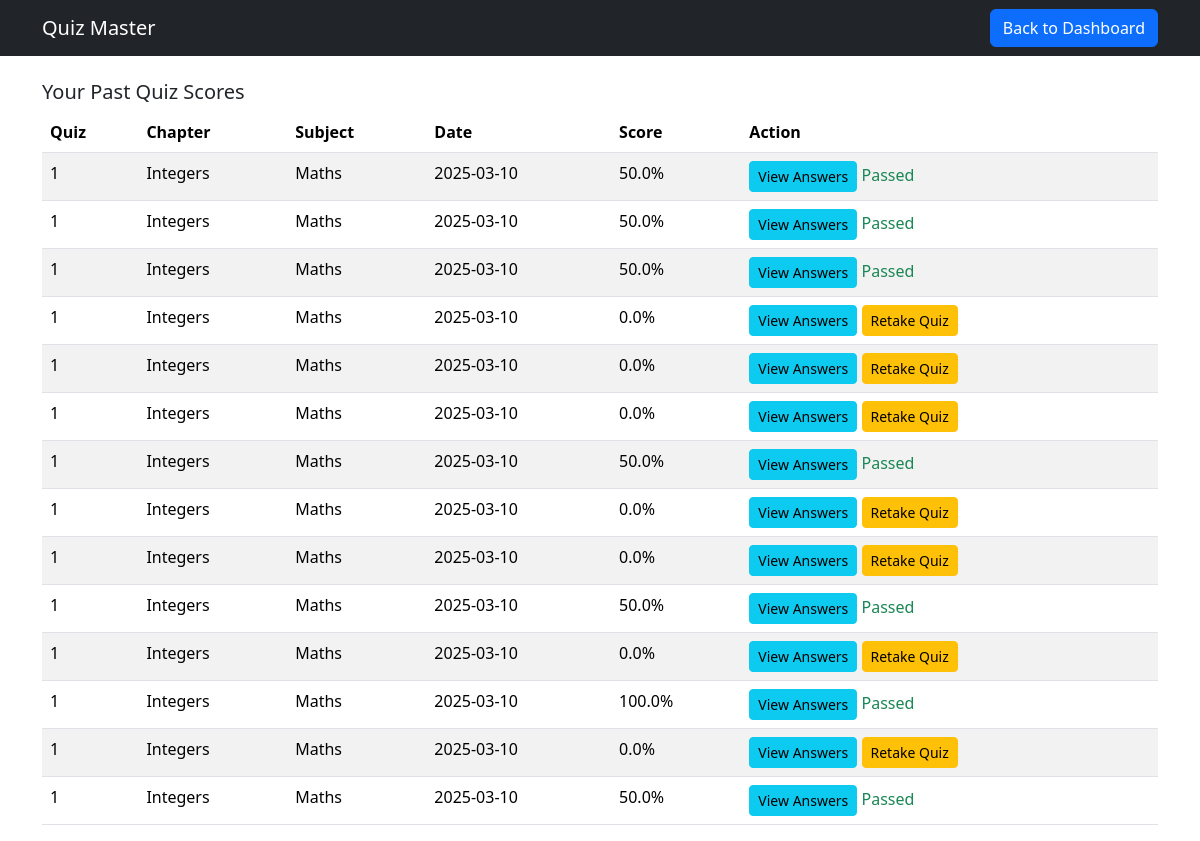
/user_scores (signed in), run on the app's committed database.
### app.py (models this page shows)
class Score(db.Model):
    __tablename__ = 'score'
    ScoreID = db.Column(db.Integer, primary_key=True, autoincrement=True)
    QuizID = db.Column(db.Integer, db.ForeignKey('quiz.QuizID'), nullable=False)
    UserID = db.Column(db.Integer, db.ForeignKey('user.UserID'), nullable=False)
    TimeStamp = db.Column(db.DateTime, default=db.func.current_timestamp())  # Auto-fills time of attempt
    TotalScore = db.Column(db.Float, nullable=False)
    user = db.relationship('User', backref='scores')
    quiz = db.relationship('Quiz', backref='scores')

class Quiz(db.Model):
    __tablename__ = 'quiz'
    QuizID = db.Column(db.Integer, primary_key=True, autoincrement=True)
    Date_of_quiz = db.Column(db.Date, nullable=False)
    Time_duration = db.Column(db.String(5), nullable=False)  # Stores "HH:MM"
    Remarks = db.Column(db.String(500))
    ChapterID = db.Column(db.Integer, db.ForeignKey('chapter.ChapterID'), nullable=False)
    QuestionsR = db.relationship('Questions', backref='quiz', lazy=True)

class Chapter(db.Model):
    __tablename__ = 'chapter'
    ChapterID = db.Column(db.Integer, primary_key=True, autoincrement=True)
    Chaptername = db.Column(db.String(500), nullable=False)
    Description = db.Column(db.String(500), nullable=False)
    QuizR = db.relationship('Quiz', backref='chapter', lazy=True)
    SubjectID = db.Column(db.Integer, db.ForeignKey('subject.SubjectID'), nullable=False)
    subject = db.relationship('Subject', backref='chapters')

class Subject(db.Model):
    __tablename__ = 'subject'
    SubjectID = db.Column(db.Integer, primary_key=True, autoincrement=True)
    Subjectname = db.Column(db.String(500), nullable=False)
    Description = db.Column(db.String(500), nullable=False)

### app.py (the view)
@app.route('/user_scores')
def user_scores():
    if 'user_id' not in session:
        flash("Unauthorized access!", "danger")
        return redirect(url_for("home"))
    user_id = session['user_id']
    scores = Score.query.filter_by(UserID=user_id).all()
    for score in scores:
        score.retake_allowed = score.TotalScore < 40  # Check if score is below 40%
    return render_template("quiz_scores.html", scores=scores)

### templates/quiz_scores.html (shortened to what this page needs)
<!DOCTYPE html>
<html lang="en">
<head>
    <link href="https://cdn.jsdelivr.net/npm/bootstrap@5.3.2/dist/css/bootstrap.min.css" rel="stylesheet">
</head>
<body>
    <nav class="navbar navbar-expand-lg navbar-dark bg-dark">
        <div class="container">
            <a class="navbar-brand" href="#">Quiz Master</a>
            <a href="{{ url_for('user_dashboard') }}" class="btn btn-primary">Back to Dashboard</a>
        </div>
    </nav>
    <div class="container mt-4">
        <h5>Your Past Quiz Scores</h5>
        {% if scores %}
        <table class="table table-striped">
            <thead>
                <tr>
                    <th>Quiz</th>
                    <th>Chapter</th>
                    <th>Subject</th>
                    <th>Date</th>
                    <th>Score</th>
                    <th>Action</th>
                </tr>
            </thead>
            <tbody>
                {% for score in scores %}
                <tr>
                    <td>{{ score.quiz.QuizID }}</td>
                    <td>{{ score.quiz.chapter.Chaptername }}</td>
                    <td>{{ score.quiz.chapter.subject.Subjectname }}</td>
                    <td>{{ score.TimeStamp.date() }}</td>
                    <td>{{ score.TotalScore }}%</td>
                    <td>
                        <button class="btn btn-info btn-sm" data-bs-toggle="modal" data-bs-target="#viewAnswers{{ score.ScoreID }}">View Answers</button>
                        {% if score.TotalScore < 40 %}
                            <a href="{{ url_for('start_quiz', quiz_id=score.quiz.QuizID) }}" class="btn btn-warning btn-sm">Retake Quiz</a>
                        {% else %}
                            <span class="text-success">Passed</span>
                        {% endif %}
                    </td>
                </tr>
                {% endfor %}
            </tbody>
        </table>
        {% else %}
        <p>No quiz attempts found.</p>
        {% endif %}
    </div>
</body>
</html>

### data on the page
Score: quiz.QuizID "1", quiz.chapter.Chaptername "Integers", quiz.chapter.subject.Subjectname "Maths", TimeStamp "2025-03-10", TotalScore "50.0", shows "Passed"
Score: quiz.QuizID "1", quiz.chapter.Chaptername "Integers", quiz.chapter.subject.Subjectname "Maths", TimeStamp "2025-03-10", TotalScore "50.0", shows "Passed"
Score: quiz.QuizID "1", quiz.chapter.Chaptername "Integers", quiz.chapter.subject.Subjectname "Maths", TimeStamp "2025-03-10", TotalScore "50.0", shows "Passed"
Score: quiz.QuizID "1", quiz.chapter.Chaptername "Integers", quiz.chapter.subject.Subjectname "Maths", TimeStamp "2025-03-10", TotalScore "0.0"
Score: quiz.QuizID "1", quiz.chapter.Chaptername "Integers", quiz.chapter.subject.Subjectname "Maths", TimeStamp "2025-03-10", TotalScore "0.0"
Score: quiz.QuizID "1", quiz.chapter.Chaptername "Integers", quiz.chapter.subject.Subjectname "Maths", TimeStamp "2025-03-10", TotalScore "0.0"
Score: quiz.QuizID "1", quiz.chapter.Chaptername "Integers", quiz.chapter.subject.Subjectname "Maths", TimeStamp "2025-03-10", TotalScore "50.0", shows "Passed"
Score: quiz.QuizID "1", quiz.chapter.Chaptername "Integers", quiz.chapter.subject.Subjectname "Maths", TimeStamp "2025-03-10", TotalScore "0.0"
Score: quiz.QuizID "1", quiz.chapter.Chaptername "Integers", quiz.chapter.subject.Subjectname "Maths", TimeStamp "2025-03-10", TotalScore "0.0"
Score: quiz.QuizID "1", quiz.chapter.Chaptername "Integers", quiz.chapter.subject.Subjectname "Maths", TimeStamp "2025-03-10", TotalScore "50.0", shows "Passed"
Score: quiz.QuizID "1", quiz.chapter.Chaptername "Integers", quiz.chapter.subject.Subjectname "Maths", TimeStamp "2025-03-10", TotalScore "0.0"
Score: quiz.QuizID "1", quiz.chapter.Chaptername "Integers", quiz.chapter.subject.Subjectname "Maths", TimeStamp "2025-03-10", TotalScore "100.0", shows "Passed"
Score: quiz.QuizID "1", quiz.chapter.Chaptername "Integers", quiz.chapter.subject.Subjectname "Maths", TimeStamp "2025-03-10", TotalScore "0.0"
Score: quiz.QuizID "1", quiz.chapter.Chaptername "Integers", quiz.chapter.subject.Subjectname "Maths", TimeStamp "2025-03-10", TotalScore "50.0", shows "Passed"
